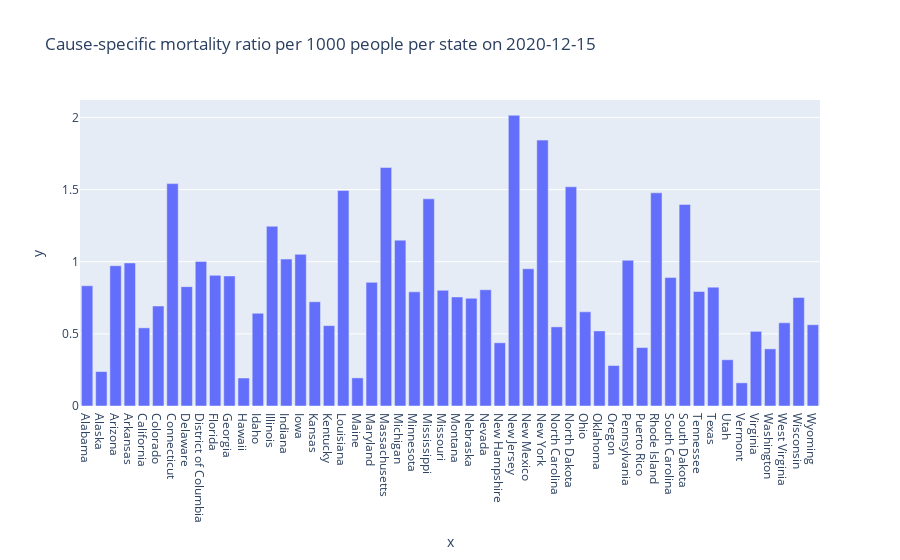
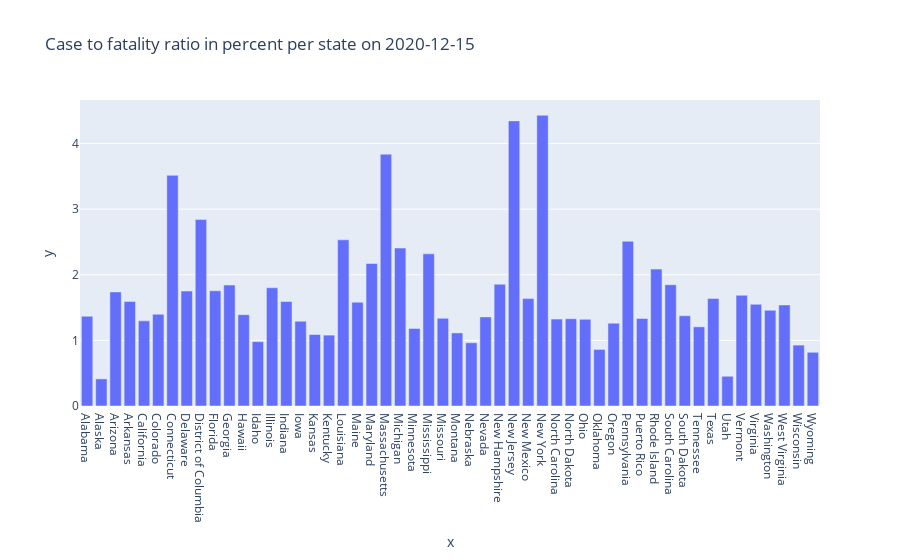

The cell these charts' notebook holds for them, in order:
### Code cell
date = '2020-12-15'
print('Cause-specific mortality ratio per 1000 people in the US on {}:'.format(date),
      comp_csr(dfusa,date,state=False), 'Per 1000 people')
comp_csr(dfstates,date)


print('Case to fatality ratio in percent in the US on {}:'.format(date),
      comp_cfr(dfusa,date,state=False),'%')
comp_cfr(dfstates,date)

### Figure 1 — Plotly figure (JSON) as saved in the notebook; plotly's stock layout.template omitted (floating-point values rounded to 4 significant figures)
{"data": [{"alignmentgroup": "True", "hovertemplate": "x=%{x}<br>y=%{y}<extra></extra>", "legendgroup": "", "marker": {"color": "#636efa", "pattern": {"shape": ""}}, "name": "", "offsetgroup": "", "orientation": "v", "showlegend": false, "textposition": "auto", "type": "bar", "x": ["Alabama", "Alaska", "Arizona", "Arkansas", "California", "Colorado", "Connecticut", "Delaware", "District of Columbia", "Florida", "Georgia", "Hawaii", "Idaho", "Illinois", "Indiana", "Iowa", "Kansas", "Kentucky", "Louisiana", "Maine", "Maryland", "Massachusetts", "Michigan", "Minnesota", "Mississippi", "Missouri", "Montana", "Nebraska", "Nevada", "New Hampshire", "New Jersey", "New Mexico", "New York", "North Carolina", "North Dakota", "Ohio", "Oklahoma", "Oregon", "Pennsylvania", "Puerto Rico", "Rhode Island", "South Carolina", "South Dakota", "Tennessee", "Texas", "Utah", "Vermont", "Virginia", "Washington", "West Virginia", "Wisconsin", "Wyoming"], "xaxis": "x", "y": [0.8332, 0.2386, 0.9722, 0.9914, 0.5416, 0.693, 1.541, 0.8271, 1.002, 0.9054, 0.9012, 0.194, 0.6427, 1.245, 1.018, 1.051, 0.7225, 0.5569, 1.494, 0.1949, 0.8569, 1.653, 1.149, 0.7913, 1.436, 0.8018, 0.7556, 0.7466, 0.8056, 0.4382, 2.015, 0.9511, 1.843, 0.5483, 1.519, 0.6527, 0.5206, 0.2804, 1.01, 0.405, 1.478, 0.8902, 1.397, 0.7937, 0.8239, 0.3205, 0.1605, 0.5175, 0.3959, 0.5764, 0.7519, 0.5633], "yaxis": "y"}], "layout": {"barmode": "relative", "legend": {"tracegroupgap": 0}, "title": {"text": "Cause-specific mortality ratio per 1000 people per state on 2020-12-15"}, "xaxis": {"anchor": "y", "domain": [0, 1], "title": {"text": "x"}}, "yaxis": {"anchor": "x", "domain": [0, 1], "title": {"text": "y"}}}}

### Figure 2 — Plotly figure (JSON) as saved in the notebook; plotly's stock layout.template omitted (floating-point values rounded to 4 significant figures)
{"data": [{"alignmentgroup": "True", "hovertemplate": "x=%{x}<br>y=%{y}<extra></extra>", "legendgroup": "", "marker": {"color": "#636efa", "pattern": {"shape": ""}}, "name": "", "offsetgroup": "", "orientation": "v", "showlegend": false, "textposition": "auto", "type": "bar", "x": ["Alabama", "Alaska", "Arizona", "Arkansas", "California", "Colorado", "Connecticut", "Delaware", "District of Columbia", "Florida", "Georgia", "Hawaii", "Idaho", "Illinois", "Indiana", "Iowa", "Kansas", "Kentucky", "Louisiana", "Maine", "Maryland", "Massachusetts", "Michigan", "Minnesota", "Mississippi", "Missouri", "Montana", "Nebraska", "Nevada", "New Hampshire", "New Jersey", "New Mexico", "New York", "North Carolina", "North Dakota", "Ohio", "Oklahoma", "Oregon", "Pennsylvania", "Puerto Rico", "Rhode Island", "South Carolina", "South Dakota", "Tennessee", "Texas", "Utah", "Vermont", "Virginia", "Washington", "West Virginia", "Wisconsin", "Wyoming"], "xaxis": "x", "y": [1.368, 0.413, 1.739, 1.594, 1.298, 1.398, 3.516, 1.752, 2.841, 1.756, 1.844, 1.392, 0.9808, 1.802, 1.593, 1.292, 1.09, 1.08, 2.532, 1.581, 2.172, 3.838, 2.408, 1.182, 2.32, 1.337, 1.114, 0.9638, 1.358, 1.856, 4.345, 1.637, 4.431, 1.325, 1.33, 1.321, 0.862, 1.262, 2.511, 1.334, 2.087, 1.848, 1.375, 1.207, 1.639, 0.4533, 1.688, 1.55, 1.459, 1.54, 0.9282, 0.8187], "yaxis": "y"}], "layout": {"barmode": "relative", "legend": {"tracegroupgap": 0}, "title": {"text": "Case to fatality ratio in percent per state on 2020-12-15"}, "xaxis": {"anchor": "y", "domain": [0, 1], "title": {"text": "x"}}, "yaxis": {"anchor": "x", "domain": [0, 1], "title": {"text": "y"}}}}
